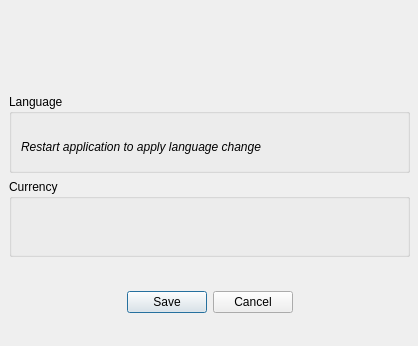
<?xml version="1.0" encoding="UTF-8"?>
<ui version="4.0">
 <class>ConfigurationDialog</class>
 <widget class="QDialog" name="ConfigurationDialog">
  <property name="geometry">
   <rect>
    <x>0</x>
    <y>0</y>
    <width>418</width>
    <height>346</height>
   </rect>
  </property>
  <property name="windowTitle">
   <string>Configuration</string>
  </property>
  <property name="locale">
   <locale language="English" country="UnitedStates"/>
  </property>
  <widget class="QWidget" name="verticalLayoutWidget">
   <property name="geometry">
    <rect>
     <x>9</x>
     <y>10</y>
     <width>401</width>
     <height>331</height>
    </rect>
   </property>
   <layout class="QVBoxLayout" name="verticalLayout">
    <item alignment="Qt::AlignHCenter">
     <widget class="QLabel" name="imageLabel">
      <property name="sizePolicy">
       <sizepolicy hsizetype="Preferred" vsizetype="Preferred">
        <horstretch>0</horstretch>
        <verstretch>0</verstretch>
       </sizepolicy>
      </property>
      <property name="maximumSize">
       <size>
        <width>100</width>
        <height>100</height>
       </size>
      </property>
      <property name="sizeIncrement">
       <size>
        <width>0</width>
        <height>0</height>
       </size>
      </property>
      <property name="baseSize">
       <size>
        <width>0</width>
        <height>0</height>
       </size>
      </property>
      <property name="layoutDirection">
       <enum>Qt::LeftToRight</enum>
      </property>
      <property name="text">
       <string/>
      </property>
      <property name="pixmap">
       <pixmap resource="../../icons/tikka.slots.pyqt.resources.icons.index.qrc">:/images/config</pixmap>
      </property>
      <property name="scaledContents">
       <bool>true</bool>
      </property>
     </widget>
    </item>
    <item>
     <widget class="QGroupBox" name="groupBoxLanguage">
      <property name="styleSheet">
       <string notr="true"/>
      </property>
      <property name="locale">
       <locale language="English" country="UnitedStates"/>
      </property>
      <property name="title">
       <string>Language</string>
      </property>
      <property name="flat">
       <bool>false</bool>
      </property>
      <layout class="QVBoxLayout" name="verticalLayout_4">
       <property name="spacing">
        <number>0</number>
       </property>
       <property name="bottomMargin">
        <number>0</number>
       </property>
       <item>
        <layout class="QVBoxLayout" name="languageRadioButtonsLayout">
         <property name="spacing">
          <number>0</number>
         </property>
         <item>
          <widget class="QLabel" name="languageHelpLabel">
           <property name="font">
            <font>
             <italic>true</italic>
            </font>
           </property>
           <property name="text">
            <string>Restart application to apply language change</string>
           </property>
          </widget>
         </item>
        </layout>
       </item>
      </layout>
     </widget>
    </item>
    <item>
     <widget class="QGroupBox" name="groupBoxCurrency">
      <property name="styleSheet">
       <string notr="true"/>
      </property>
      <property name="locale">
       <locale language="English" country="UnitedStates"/>
      </property>
      <property name="title">
       <string>Currency</string>
      </property>
      <property name="flat">
       <bool>false</bool>
      </property>
      <layout class="QVBoxLayout" name="verticalLayout_5">
       <property name="spacing">
        <number>0</number>
       </property>
       <property name="topMargin">
        <number>0</number>
       </property>
       <property name="bottomMargin">
        <number>0</number>
       </property>
       <item>
        <layout class="QVBoxLayout" name="currencyRadioButtonsLayout">
         <property name="spacing">
          <number>0</number>
         </property>
        </layout>
       </item>
      </layout>
     </widget>
    </item>
    <item>
     <widget class="QDialogButtonBox" name="buttonBox">
      <property name="sizePolicy">
       <sizepolicy hsizetype="Preferred" vsizetype="Preferred">
        <horstretch>0</horstretch>
        <verstretch>0</verstretch>
       </sizepolicy>
      </property>
      <property name="standardButtons">
       <set>QDialogButtonBox::Cancel|QDialogButtonBox::Save</set>
      </property>
      <property name="centerButtons">
       <bool>true</bool>
      </property>
     </widget>
    </item>
   </layout>
  </widget>
 </widget>
 <resources>
  <include location="../../icons/tikka.slots.pyqt.resources.icons.index.qrc"/>
  <include location="../../icons/tikka.slots.pyqt.resources.icons.index.qrc"/>
 </resources>
 <connections/>
</ui>
